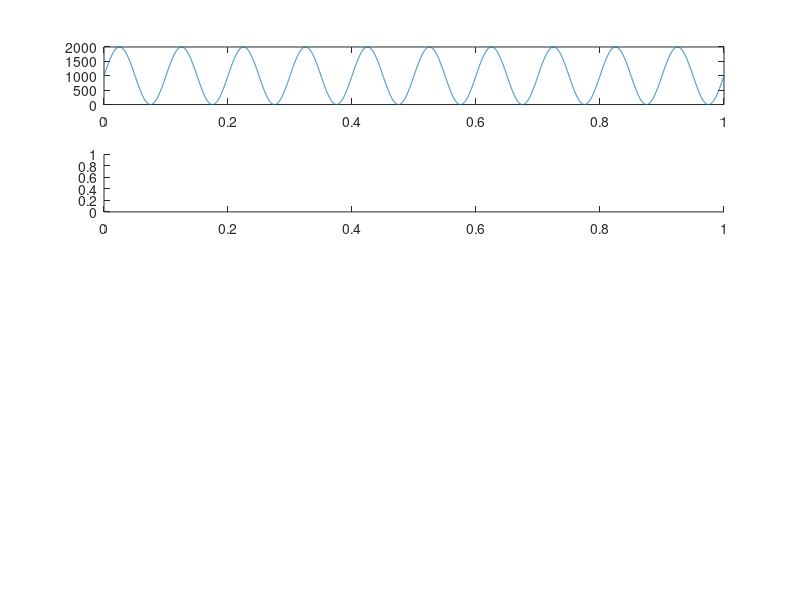

The MATLAB script that drew this image: (Note: this script raises an error after producing the figure.)
% Ivan Volkov
% 988146
% 03/09/2022
% Lab 2, Q4

% part a
% stimulation parameters
dt = 0.0001;                    % step size in seconds
lentime = 1;                    % duration of simulation in seconds
ts = 0:dt:lentime;              % each step of the full simulation
lensim = length(ts);            % number of steps in the simulation

% stimulus parameters
rng('shuffle');
rate = 1000*(1+sin(2*pi*10*ts));             % mean input rate
spikes = rand(1, lensim) < (dt * rate);      % input spike train

% plotting
% rate
figure(1);
subplot(5, 1, 1);
plot(ts, rate);

% spike train
figure(1);
subplot(5, 1, 2);

% x-coordinates
[~, x_coor] = find(spikes==1);
x_coor = dt*x_coor;
xline(x_coor);

% part b
% membrane parameters
a = 1.3;                        % mV step in membrane voltage for each input
threshold = 10;                 % firing threshold
outspikes = zeros(1,lensim);        
v = zeros(1,lensim);            % membrane potential

% membrane potential
index = 1;
for t=dt:dt:lentime
    
    % Decay the membrane potential
    v(index+1) = exp(-dt/tau)*v(index);
    index = index + 1;
    
    % Is there an input spike in this time?
    if (spikes(index))
        v(index) = a + v(index);
    end
    
    % Is voltage big enough to fire?
    if v(index) > threshold
        outspikes(index) = 1;
        v(index) = 0;
    end
    
end

% plotting
figure(1);
subplot(5, 1, 3);
plot(ts, v);

% plotting
figure(1);
subplot(5, 1, 4);
[~, x_coor] = find(outspikes==1);
x_coor = dt*x_coor;
xline(x_coor);
xlim([0 1]);

% part c
% parameter initialisation
freq = 10;                  % input frequency
T = 1/freq;                 % period of the input signal
N = length(spiketimes);      % number of time neuron spiked
s_sum = 0;
c_sum = 0;

% synchronisation index
% s-value calculation
for i = 1:N
    
    s_sum = s_sum + sin((2*pi*spiketimes(i))/T);

end
    
s = (1/N)*s_sum;

% c-value calculation
for i = 1:N
    
    c_sum = c_sum + cos((2*pi*spiketimes(i))/T);

end

c = (1/N)*c_sum;

% index
r = sqrt(c^2 + s^2);